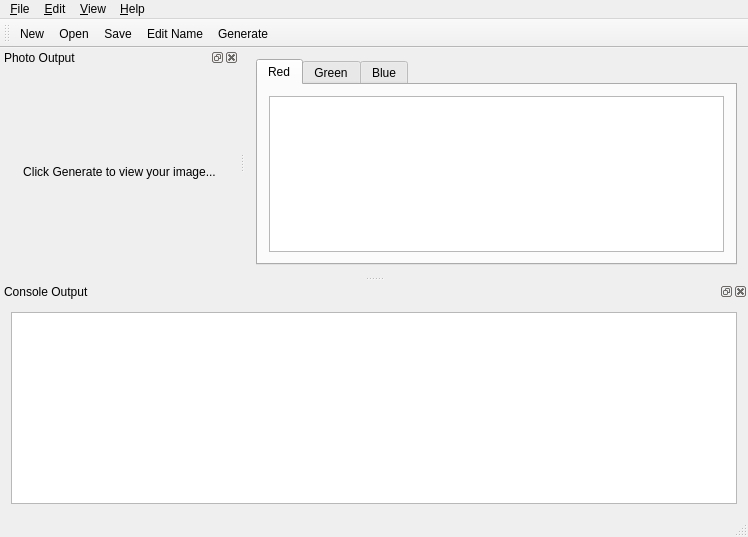
<?xml version="1.0" encoding="UTF-8"?>
<ui version="4.0">
 <class>MainWindow</class>
 <widget class="QMainWindow" name="MainWindow">
  <property name="geometry">
   <rect>
    <x>0</x>
    <y>0</y>
    <width>748</width>
    <height>537</height>
   </rect>
  </property>
  <property name="windowTitle">
   <string>Algography</string>
  </property>
  <property name="styleSheet">
   <string notr="true">QPlainTextEdit {
	font: 14pt &quot;Consolas&quot;;
}

QTextBrowser {
	font: 24pt &quot;Consolas&quot;;
}</string>
  </property>
  <property name="unifiedTitleAndToolBarOnMac">
   <bool>true</bool>
  </property>
  <widget class="QWidget" name="centralWidget">
   <layout class="QVBoxLayout" name="verticalLayout">
    <item>
     <widget class="QTabWidget" name="tabWidget">
      <property name="tabShape">
       <enum>QTabWidget::Rounded</enum>
      </property>
      <property name="currentIndex">
       <number>0</number>
      </property>
      <property name="elideMode">
       <enum>Qt::ElideMiddle</enum>
      </property>
      <widget class="QWidget" name="red">
       <attribute name="icon">
        <iconset resource="res.qrc">
         <normaloff>:/rgb_orb/redorb.png</normaloff>:/rgb_orb/redorb.png</iconset>
       </attribute>
       <attribute name="title">
        <string>Red</string>
       </attribute>
       <layout class="QVBoxLayout" name="verticalLayout_3">
        <item>
         <widget class="QPlainTextEdit" name="redValue"/>
        </item>
       </layout>
      </widget>
      <widget class="QWidget" name="green">
       <attribute name="icon">
        <iconset resource="res.qrc">
         <normaloff>:/rgb_orb/greenorb.png</normaloff>:/rgb_orb/greenorb.png</iconset>
       </attribute>
       <attribute name="title">
        <string>Green</string>
       </attribute>
       <layout class="QVBoxLayout" name="verticalLayout_4">
        <item>
         <widget class="QPlainTextEdit" name="greenValue"/>
        </item>
       </layout>
      </widget>
      <widget class="QWidget" name="blue">
       <attribute name="icon">
        <iconset resource="res.qrc">
         <normaloff>:/rgb_orb/blueorb.png</normaloff>:/rgb_orb/blueorb.png</iconset>
       </attribute>
       <attribute name="title">
        <string>Blue</string>
       </attribute>
       <layout class="QVBoxLayout" name="verticalLayout_5">
        <item>
         <widget class="QPlainTextEdit" name="blueValue"/>
        </item>
       </layout>
      </widget>
     </widget>
    </item>
   </layout>
  </widget>
  <widget class="QMenuBar" name="menuBar">
   <property name="geometry">
    <rect>
     <x>0</x>
     <y>0</y>
     <width>748</width>
     <height>20</height>
    </rect>
   </property>
   <widget class="QMenu" name="menuFile">
    <property name="title">
     <string>&amp;File</string>
    </property>
    <addaction name="actionNew"/>
    <addaction name="actionOpen"/>
    <addaction name="actionSave"/>
    <addaction name="separator"/>
    <addaction name="actionExit"/>
   </widget>
   <widget class="QMenu" name="menu_Help">
    <property name="title">
     <string>&amp;Help</string>
    </property>
    <addaction name="actionAboutApp"/>
    <addaction name="actionAboutQt"/>
   </widget>
   <widget class="QMenu" name="menu_View">
    <property name="title">
     <string>&amp;View</string>
    </property>
    <addaction name="actionOutput"/>
    <addaction name="actionConsole"/>
   </widget>
   <widget class="QMenu" name="menu_Edit">
    <property name="title">
     <string>&amp;Edit</string>
    </property>
    <addaction name="actionEditName"/>
   </widget>
   <addaction name="menuFile"/>
   <addaction name="menu_Edit"/>
   <addaction name="menu_View"/>
   <addaction name="menu_Help"/>
  </widget>
  <widget class="QToolBar" name="mainToolBar">
   <attribute name="toolBarArea">
    <enum>TopToolBarArea</enum>
   </attribute>
   <attribute name="toolBarBreak">
    <bool>false</bool>
   </attribute>
   <addaction name="actionNew"/>
   <addaction name="actionOpen"/>
   <addaction name="actionSave"/>
   <addaction name="actionEditName"/>
   <addaction name="actionGenerate"/>
  </widget>
  <widget class="QStatusBar" name="statusBar"/>
  <widget class="QDockWidget" name="dockWidget">
   <property name="sizePolicy">
    <sizepolicy hsizetype="Minimum" vsizetype="Minimum">
     <horstretch>0</horstretch>
     <verstretch>0</verstretch>
    </sizepolicy>
   </property>
   <property name="minimumSize">
    <size>
     <width>239</width>
     <height>100</height>
    </size>
   </property>
   <property name="floating">
    <bool>false</bool>
   </property>
   <property name="windowTitle">
    <string>Photo Output</string>
   </property>
   <attribute name="dockWidgetArea">
    <number>1</number>
   </attribute>
   <widget class="QWidget" name="dockWidgetContents">
    <layout class="QHBoxLayout" name="horizontalLayout">
     <item>
      <widget class="QLabel" name="label">
       <property name="text">
        <string>Click Generate to view your image...</string>
       </property>
       <property name="scaledContents">
        <bool>false</bool>
       </property>
       <property name="alignment">
        <set>Qt::AlignCenter</set>
       </property>
      </widget>
     </item>
    </layout>
   </widget>
  </widget>
  <widget class="QDockWidget" name="dockWidget_3">
   <property name="sizePolicy">
    <sizepolicy hsizetype="MinimumExpanding" vsizetype="MinimumExpanding">
     <horstretch>0</horstretch>
     <verstretch>0</verstretch>
    </sizepolicy>
   </property>
   <property name="minimumSize">
    <size>
     <width>88</width>
     <height>122</height>
    </size>
   </property>
   <property name="windowTitle">
    <string>Console Output</string>
   </property>
   <attribute name="dockWidgetArea">
    <number>8</number>
   </attribute>
   <widget class="QWidget" name="dockWidgetContents_3">
    <layout class="QVBoxLayout" name="verticalLayout_2">
     <item>
      <widget class="QTextBrowser" name="textBrowser"/>
     </item>
    </layout>
   </widget>
  </widget>
  <action name="actionNew">
   <property name="icon">
    <iconset resource="res.qrc">
     <normaloff>:/menu_ico/new.ico</normaloff>:/menu_ico/new.ico</iconset>
   </property>
   <property name="text">
    <string>&amp;New</string>
   </property>
   <property name="shortcut">
    <string>Ctrl+N</string>
   </property>
  </action>
  <action name="actionOpen">
   <property name="icon">
    <iconset resource="res.qrc">
     <normaloff>:/menu_ico/open.ico</normaloff>:/menu_ico/open.ico</iconset>
   </property>
   <property name="text">
    <string>&amp;Open</string>
   </property>
   <property name="shortcut">
    <string>Ctrl+O</string>
   </property>
  </action>
  <action name="actionSave">
   <property name="icon">
    <iconset resource="res.qrc">
     <normaloff>:/menu_ico/save.ico</normaloff>:/menu_ico/save.ico</iconset>
   </property>
   <property name="text">
    <string>&amp;Save</string>
   </property>
   <property name="shortcut">
    <string>Ctrl+S</string>
   </property>
  </action>
  <action name="actionExit">
   <property name="text">
    <string>E&amp;xit</string>
   </property>
   <property name="shortcut">
    <string>Ctrl+Q</string>
   </property>
  </action>
  <action name="actionOutput">
   <property name="checkable">
    <bool>true</bool>
   </property>
   <property name="text">
    <string>&amp;Output</string>
   </property>
  </action>
  <action name="actionAboutApp">
   <property name="text">
    <string>&amp;About Algography</string>
   </property>
   <property name="toolTip">
    <string>About Algography</string>
   </property>
  </action>
  <action name="actionConsole">
   <property name="checkable">
    <bool>true</bool>
   </property>
   <property name="text">
    <string>Con&amp;sole</string>
   </property>
  </action>
  <action name="actionGenerate">
   <property name="icon">
    <iconset resource="res.qrc">
     <normaloff>:/menu_ico/generate.ico</normaloff>:/menu_ico/generate.ico</iconset>
   </property>
   <property name="text">
    <string>&amp;Generate</string>
   </property>
   <property name="shortcut">
    <string>Ctrl+G</string>
   </property>
  </action>
  <action name="actionEditName">
   <property name="icon">
    <iconset resource="res.qrc">
     <normaloff>:/menu_ico/edit.ico</normaloff>:/menu_ico/edit.ico</iconset>
   </property>
   <property name="text">
    <string>Edit &amp;Name</string>
   </property>
   <property name="toolTip">
    <string>Edit Name</string>
   </property>
   <property name="shortcut">
    <string>Ctrl+Alt+E</string>
   </property>
  </action>
  <action name="actionAboutQt">
   <property name="text">
    <string>About &amp;Qt</string>
   </property>
  </action>
 </widget>
 <layoutdefault spacing="6" margin="11"/>
 <resources>
  <include location="res.qrc"/>
 </resources>
 <connections/>
</ui>
